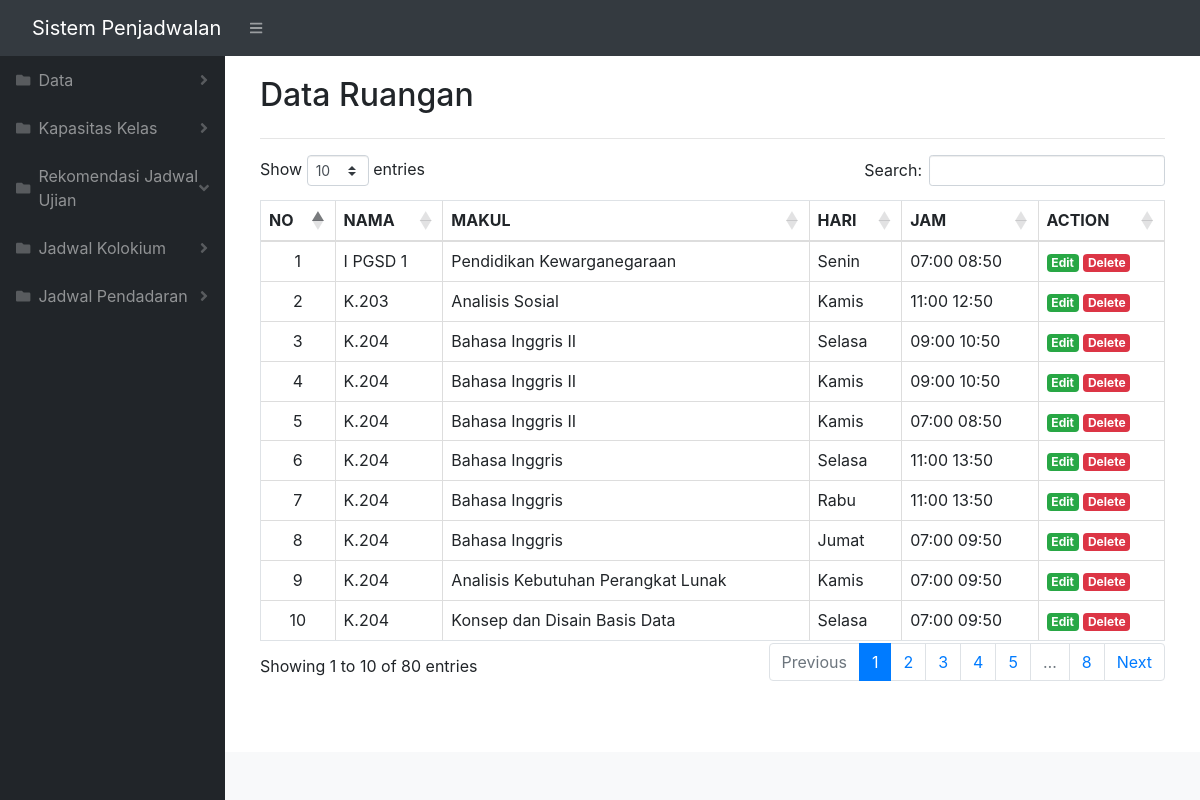
/index.php/home/ruangan, run on the app's committed database.
### tables this page shows
CREATE TABLE `ruangan` (
  `idRuangan` int(11) NOT NULL,
  `nama` varchar(255) NOT NULL,
  `makul` varchar(255) NOT NULL,
  `hari` varchar(255) NOT NULL,
  `jam` varchar(255) NOT NULL
);

### application/controllers/Home.php (called while the page is built, shortened)
<?php
class home extends CI_Controller {
    public function __construct() {
        $this->load->library('form_validation');
        $this->load->library('pagination');
        $this->load->model('list_model');
        $this->load->model('Ruangan_model');
        $this->load->model('data_model');
        $this->load->library('excel');
    }
    public function ruangan() {
        $data['data'] = $this->list_model->get_ruangan_list();
        $data['title'] = 'Data Ruangan';
        $this->load->view('templates/header', $data);
        $this->load->view('templates/sidebar', $data);
        $this->load->view('data/ruangan', $data);
        $this->load->view('templates/topbar', $data);
        $this->load->view('templates/footer', $data);
    }
}

### index.php (called while the page is built, shortened)
<?php
require_once BASEPATH.'core/CodeIgniter.php';

### application/models/List_model.php (called while the page is built, shortened)
<?php
class List_model extends CI_Model {
    function get_ruangan_list() {
        $this->db->order_by('nama', 'ASC');
        $query = $this->db->get('ruangan');
        return $query;
    }
}

### application/views/data/ruangan.php (the view, shortened to what this page needs)
<div id="layoutSidenav_content">
    <main>
        <div class="container-fluid">
            <div class="card-body">
                <div class="row">
                    <div class="col-auto mr-auto">
                        <h2 class=""><?= $title ?></h2>
                    </div>
                </div>
                <hr>
                <div class="table-responsive">
                    <table class="table table-bordered" id="tabelku" width="100%">
                        <thead>
                            <tr class="text-center">
                                <th>NO</th>
                                <th>NAMA</th>
                                <th>MAKUL</th>
                                <th>HARI</th>
                                <th>JAM</th>
                                <th>ACTION</th>
                            </tr>
                        </thead>
                        <tbody>
                            <?php $i = 1; ?>
                            <?php foreach ($data->result() as $row) : ?>
                            <tr>
                                <td class="text-center"><?= $i ?></td>
                                <td><?php echo $row->nama; ?></td>
                                <td><?php echo ($this->db->query('SELECT nama FROM makul WHERE idMakul LIKE '.$row->makul)->row()->nama); ?>
                                </td>
                                <td><?php echo $row->hari; ?></td>
                                <td><?php echo $row->jam; ?></td>
                                <td>
                                    <a href="<?php echo base_url(); ?>home/editRuang/<?= $row->idRuangan; ?>"
                                        class="badge badge-success ">Edit</a>
                                    <a href="<?php echo base_url(); ?>home/deleteRuang/<?= $row->idRuangan; ?>"
                                        class="badge badge-danger"
                                        onclick="return confirm('Are you sure you want to delete <?= $row->idRuangan; ?>?');">Delete</a>
                                </td>
                            </tr>
                            <?php $i++; ?>
                            <?php endforeach; ?>
                        </tbody>
                    </table>
                </div>
            </div>
        </div>
    </main>

### assets/dateindo/css/ilmudetil.css (style rules this page uses)
a { color: #FFC107;text-decoration: none; }

### data on the page
ruangan: nama "I PGSD 1", nama "Pendidikan Kewarganegaraan", hari "Senin", jam "07:00 08:50"
ruangan: nama "K.203", nama "Analisis Sosial", hari "Kamis", jam "11:00 12:50"
ruangan: nama "K.204", nama "Bahasa Inggris II", hari "Selasa", jam "09:00 10:50"
ruangan: nama "K.204", nama "Bahasa Inggris II", hari "Kamis", jam "09:00 10:50"
ruangan: nama "K.204", nama "Bahasa Inggris II", hari "Kamis", jam "07:00 08:50"
ruangan: nama "K.204", nama "Bahasa Inggris", hari "Selasa", jam "11:00 13:50"
ruangan: nama "K.204", nama "Bahasa Inggris", hari "Rabu", jam "11:00 13:50"
ruangan: nama "K.204", nama "Bahasa Inggris", hari "Jumat", jam "07:00 09:50"
ruangan: nama "K.204", nama "Analisis Kebutuhan Perangkat Lunak", hari "Kamis", jam "07:00 09:50"
ruangan: nama "K.204", nama "Konsep dan Disain Basis Data", hari "Selasa", jam "07:00 09:50"

### other printed values
$title "Data Ruangan"
